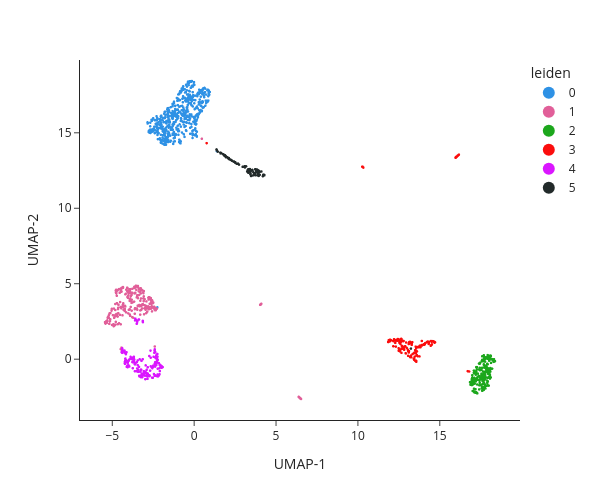

Here is the notebook cell this chart was saved with:
### Code cell
snap.pl.umap(data, color='leiden', interactive=True, height=500)

### Figure 1 — Plotly figure (JSON) as saved in the notebook; plotly's stock layout.template omitted (floating-point values rounded to 4 significant figures; data arrays with more than 128 entries replaced by an {"elided": "..."} marker saying what was removed)
{"data": [{"hovertemplate": "leiden=0<br>UMAP-1=%{x}<br>UMAP-2=%{y}<extra></extra>", "legendgroup": "0", "marker": {"color": "#2E91E5", "opacity": 1, "size": 2.635, "symbol": "circle"}, "mode": "markers", "name": "0", "showlegend": true, "type": "scattergl", "x": {"elided": "524 float values"}, "xaxis": "x", "y": {"elided": "524 float values"}, "yaxis": "y"}, {"hovertemplate": "leiden=1<br>UMAP-1=%{x}<br>UMAP-2=%{y}<extra></extra>", "legendgroup": "1", "marker": {"color": "#E15F99", "opacity": 1, "size": 2.635, "symbol": "circle"}, "mode": "markers", "name": "1", "showlegend": true, "type": "scattergl", "x": {"elided": "273 float values"}, "xaxis": "x", "y": {"elided": "273 float values"}, "yaxis": "y"}, {"hovertemplate": "leiden=2<br>UMAP-1=%{x}<br>UMAP-2=%{y}<extra></extra>", "legendgroup": "2", "marker": {"color": "#1CA71C", "opacity": 1, "size": 2.635, "symbol": "circle"}, "mode": "markers", "name": "2", "showlegend": true, "type": "scattergl", "x": {"elided": "214 float values"}, "xaxis": "x", "y": {"elided": "214 float values"}, "yaxis": "y"}, {"hovertemplate": "leiden=3<br>UMAP-1=%{x}<br>UMAP-2=%{y}<extra></extra>", "legendgroup": "3", "marker": {"color": "#FB0D0D", "opacity": 1, "size": 2.635, "symbol": "circle"}, "mode": "markers", "name": "3", "showlegend": true, "type": "scattergl", "x": {"elided": "182 float values"}, "xaxis": "x", "y": {"elided": "182 float values"}, "yaxis": "y"}, {"hovertemplate": "leiden=4<br>UMAP-1=%{x}<br>UMAP-2=%{y}<extra></extra>", "legendgroup": "4", "marker": {"color": "#DA16FF", "opacity": 1, "size": 2.635, "symbol": "circle"}, "mode": "markers", "name": "4", "showlegend": true, "type": "scattergl", "x": {"elided": "181 float values"}, "xaxis": "x", "y": {"elided": "181 float values"}, "yaxis": "y"}, {"hovertemplate": "leiden=5<br>UMAP-1=%{x}<br>UMAP-2=%{y}<extra></extra>", "legendgroup": "5", "marker": {"color": "#222A2A", "opacity": 1, "size": 2.635, "symbol": "circle"}, "mode": "markers", "name": "5", "showlegend": true, "type": "scattergl", "x": [2.4, 3.551, 13.24, 1.884, 3.931, 3.447, 3.443, 3.791, 1.942, 2.238, 2.312, 3.079, 4.108, 3.307, 3.436, 3.278, 2.156, 1.38, 2.51, 4.001, 4.219, 3.564, 3.234, 2.958, 2.087, 1.443, 2.111, 2.502, 2.3, 4.282, 2.096, 4.264, 3.539, 3.889, 2.74, 2.152, 4.003, 3.475, 3.857, 1.615, 4.25, 2.676, 3.813, 3.861, 3.801, 3.442, 1.662, 3.618, 4.251, 3.098, 3.133, 3.887, 2.189, 1.76, 3.402, 3.892, 3.722, 3.302, 4.269, 2.584, 3.295, 4.276, 4.194, 3.84, 1.947, 3.73, 1.365, 1.366, 1.601, 3.717, 3.172, 4.285, 3.296, 3.921, 1.833, 2.032, 1.814, 1.931, 2.135, 3.669, 2.637, 4.24, 3.836, 3.317, 3.966, 2.083, 3.859, 3.358, 3.941, 3.863, 1.856, 1.852, 4.23, 3.743, 3.802, 3.58, 2.065, 2.113, 2.433, 3.929, 2.514], "xaxis": "x", "y": [13.1, 12.54, 0.7043, 13.51, 12.36, 12.44, 12.31, 12.5, 13.44, 13.21, 13.15, 12.78, 12.44, 12.36, 12.24, 12.54, 13.25, 13.83, 13.05, 12.21, 12.2, 12.51, 12.43, 12.75, 13.3, 13.76, 13.28, 13.03, 13.16, 12.18, 13.3, 12.19, 12.53, 12.3, 12.89, 13.25, 12.41, 12.14, 12.53, 13.63, 12.21, 12.96, 12.51, 12.53, 12.43, 12.26, 13.64, 12.38, 12.2, 12.7, 12.77, 12.53, 13.23, 13.58, 12.6, 12.47, 12.58, 12.58, 12.19, 12.96, 12.54, 12.18, 12.13, 12.57, 13.38, 12.19, 13.89, 13.9, 13.69, 12.32, 12.78, 12.21, 12.43, 12.5, 13.53, 13.37, 13.55, 13.4, 13.28, 12.27, 12.95, 12.17, 12.43, 12.4, 12.47, 13.31, 12.18, 12.52, 12.14, 12.48, 13.49, 13.47, 12.23, 12.59, 12.51, 12.17, 13.34, 13.33, 13.1, 12.28, 13.01], "yaxis": "y"}], "layout": {"height": 500, "legend": {"itemsizing": "constant", "title": {"text": "leiden"}, "tracegroupgap": 0}, "margin": {"t": 60}, "width": 600, "xaxis": {"anchor": "y", "domain": [0, 1], "title": {"text": "UMAP-1"}}, "yaxis": {"anchor": "x", "domain": [0, 1], "title": {"text": "UMAP-2"}}}}
